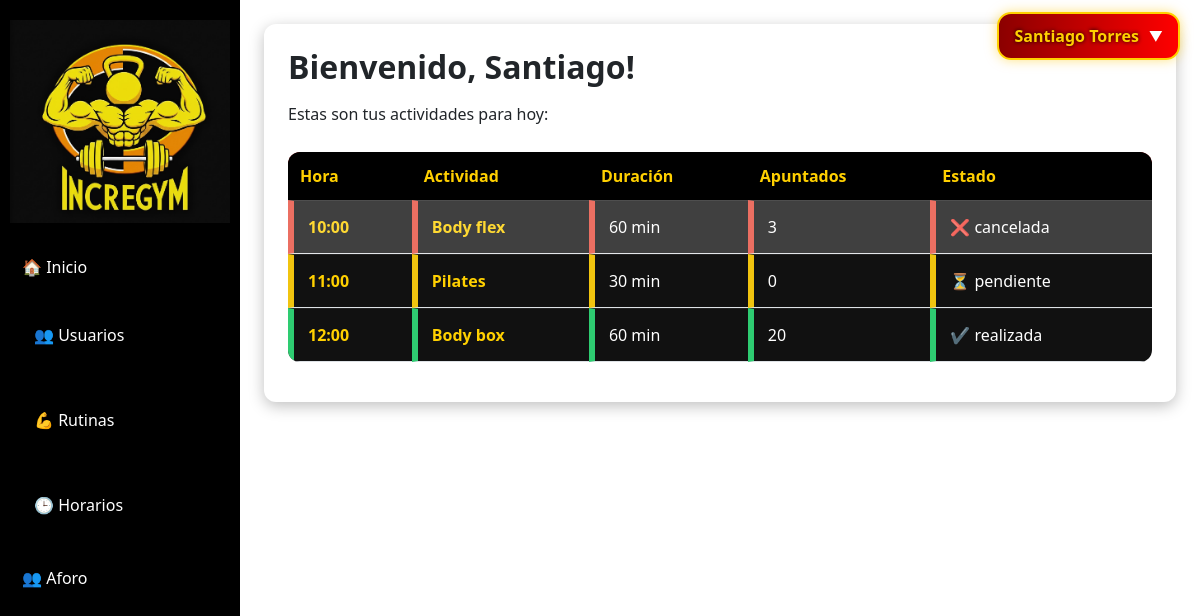
The page /index.php (signed in) on the database its author committed.
### tables this page shows
CREATE TABLE `horarios` (
  `id` int(11) NOT NULL,
  `dia_semana` enum('lunes','martes','miercoles','jueves','viernes','sabado') NOT NULL,
  `hora` time NOT NULL,
  `empleado_id` int(11) NOT NULL,
  `actividad_id` int(11) NOT NULL,
  `apuntados` int(11) DEFAULT 0,
  `estado` enum('pendiente','realizada','cancelada') DEFAULT 'pendiente'
);

CREATE TABLE `actividades` (
  `id` int(11) NOT NULL,
  `nombre` varchar(100) NOT NULL,
  `duracion_min` int(11) NOT NULL,
  `color` varchar(20) DEFAULT NULL,
  `aforo_max` int(11) DEFAULT NULL
);

### controllers/HomeController.php (called while the page is built, shortened)
<?php
class HomeController {
public function index()
{
    $pdo = Database::connect();
    $empleadoId = $_SESSION['empleado']['id'];
    $mapDias = [
        1 => 'lunes', 2 => 'martes', 3 => 'miercoles',
        4 => 'jueves', 5 => 'viernes', 6 => 'sabado', 7 => 'domingo'
    ];
    $diaSemana = $mapDias[(int)date('N')] ?? 'lunes';
    $clasesHoy = Horario::porEmpleadoYDia($pdo, $empleadoId, $diaSemana);
    include __DIR__ . '/../views/layout.php';
}
}
?>

### config/paths.php (called while the page is built)
<?php
function base_path(): string
{
    $scriptName = $_SERVER['SCRIPT_NAME'] ?? '';
    $dir = str_replace('\\', '/', dirname($scriptName));
    if ($dir === '/' || $dir === '\\' || $dir === '.' || $dir === '') {
        return '';
    }
    return rtrim($dir, '/');
}

### models/Horario.php (called while the page is built, shortened)
<?php
class Horario
{
    public static function porEmpleadoYDia(PDO $pdo, int $empleadoId, string $diaSemana): array
    {
        $sql = "SELECT h.*, a.nombre AS actividad, a.duracion_min
                FROM horarios h
                JOIN actividades a ON a.id = h.actividad_id
                WHERE h.empleado_id = ? AND h.dia_semana = ?
                ORDER BY h.hora";
        $stmt = $pdo->prepare($sql);
        $stmt->execute([$empleadoId, $diaSemana]);
        return $stmt->fetchAll(PDO::FETCH_ASSOC);
    }
}

### views/home.php (the view)
<div class="card p-4">
    <h2 class="fw-bold mb-3">Bienvenido, <?= htmlspecialchars($_SESSION['empleado']['nombre']) ?>!</h2>
    <p>Estas son tus actividades para hoy:</p>
    <?php if (empty($clasesHoy)): ?>
    <p class="text-muted">Hoy no tienes clases programadas.</p>
    <?php else: ?>
    <table class="table tabla-home">
        <thead>
            <tr>
                <th>Hora</th>
                <th>Actividad</th>
                <th>Duración</th>
                <th>Apuntados</th>
                <th>Estado</th>
            </tr>
        </thead>
        <tbody>
            <?php foreach ($clasesHoy as $c): ?>
            <?php
            $estadoClass = match ($c['estado']) {
                'realizada' => 'fila-realizada',
                'cancelada' => 'fila-cancelada',
                default     => 'fila-pendiente',
            };
            $icono = match ($c['estado']) {
                'realizada' => '✔️',
                'cancelada' => '❌',
                default     => '⏳'
            };
        ?>
            <tr class="<?= $estadoClass ?>">
                <td class="col-hora"><?= substr($c['hora'], 0, 5) ?></td>
                <td class="col-actividad"><?= htmlspecialchars($c['actividad']) ?></td>
                <td><?= $c['duracion_min'] ?> min</td>
                <td><?= $c['apuntados'] ?></td>
                <td class="col-estado"><?= $icono . " " . $c['estado'] ?></td>
            </tr>
            <?php endforeach; ?>
        </tbody>
    </table>
    <?php endif; ?>
</div>

### index.php (shortened to what this page needs)
<?php
require_once 'controllers/HomeController.php';
$url = $_GET['url'] ?? 'home/index';
$parts = explode('/', $url);
$controllerName = $parts[0] ?? 'home';
$action = $parts[1] ?? 'index';
switch ($controllerName) {
    default:
        $controller = new HomeController();
        break;
}
if (method_exists($controller, $action)) {
    $controller->$action();
} else {
    echo "<h3>Error: la acción <strong>$action</strong> no existe en el controlador <strong>$controllerName</strong></h3>";
}

### views/layout.php (shortened to what this page needs)
<?php
require_once __DIR__ . '/../config/paths.php';
$base = base_path();
?>
<!DOCTYPE html>
<html lang="es">
<head>
    <link rel="stylesheet" href="https://cdn.jsdelivr.net/npm/bootstrap@5.3.2/dist/css/bootstrap.min.css">
    <link rel="stylesheet" href="<?= $base ?>/assets/css/style.css">
</head>
<body>
    <?php if (isset($_SESSION['empleado'])): ?>
    <div class="usuario-top" onclick="toggleMenuUsuario()">
        <span class="usuario-nombre">
            <?= $_SESSION['empleado']['nombre'] . " " . $_SESSION['empleado']['apellido'] ?>
        </span>
        <span class="flecha">▼</span>
    </div>
    <?php endif; ?>
    <div class="d-flex">
        <div class="sidebar">
            <a href="<?= $base ?>/index.php?url=home/index">
                <img src="<?= $base ?>/assets/img/logo.png" class="logo-sidebar" />
            </a>
            <a href="<?= $base ?>/index.php?url=home/index" class="item inicio">🏠 Inicio</a>
            <div class="item group">
                <button class="group-btn">👥 Usuarios</button>
            </div>
            <div class="item group">
                <button class="group-btn">💪 Rutinas</button>
            </div>
            <div class="item group">
                <button class="group-btn">🕒 Horarios</button>
            </div>
            <a class="item" href="<?= $base ?>/index.php?url=aforo">👥 Aforo</a>
        </div>
        <main class=" flex-fill p-4">
            <?php include $view; ?>
        </main>
    </div>
</body>
</html>

### assets/css/style.css (style rules this page uses)
:root { --rojo: #A01616; --rojo-oscuro: #700b0b; --amarillo: #FFD000; --amarillo-oscuro: #d4ad00; --naranja: #F5A300; --negro: #000000; --gris-claro: #f4f4f4; --gris-medio: #e9e9e9; --sombra: rgba(0, 0, 0, 0.25); }
.sidebar { width: 240px; min-height: 100vh; background: var(--negro); padding: 20px 10px; }
.logo-sidebar { width: 100%; margin-bottom: 20px; }
.sidebar .item { display: block; color: white; padding: 12px; margin-bottom: 8px; border-radius: 6px; text-decoration: none; font-size: 16px; font-weight: 500; transition: 0.2s; }
.group-btn { width: 100%; text-align: left; background: transparent; color: white; border: none; padding: 12px; margin-bottom: 5px; font-size: 16px; border-radius: 6px; cursor: pointer; transition: 0.2s; }
.card { border-radius: 12px; border: none !important; box-shadow: 0 4px 15px var(--sombra); transition: transform 0.2s ease, box-shadow 0.2s ease; }
table { border-radius: 12px; overflow: hidden; }
thead { background: var(--rojo); color: white; }
tbody tr:nth-child(even) { background: var(--gris-claro); }
.usuario-top { position: fixed; top: 12px; right: 20px; background: linear-gradient(90deg, #8b0000, #ff0000); border: 2px solid #FFD000; padding: 10px 15px; border-radius: 14px; cursor: pointer; display: flex; align-items: center; gap: 10px; z-index: 9999; box-shadow: 0 0 12px rgba(255, 200, 0, 0.5); user-select: none; animation: heroFadeIn 0.6s ease-out; }
.usuario-nombre { font-weight: bold; color: #FFD000; text-shadow: 0 0 4px black; }
.flecha { font-size: 14px; color: white; }
.tabla-home { border-collapse: separate; border-spacing: 0; width: 100%; margin-top: 10px; border-radius: 12px; overflow: hidden; }
.tabla-home thead th { background: #000 !important; color: #FFD000 !important; padding: 12px; font-weight: bold; border: none; }
.tabla-home tbody tr td { background: #111 !important; color: white; padding: 14px; border-top: 1px solid #222; }
.fila-realizada td { border-left: 6px solid #2ecc71 !important; }
.fila-pendiente td { border-left: 6px solid #f1c40f !important; }
.fila-cancelada td { border-left: 6px solid #e74c3c !important; opacity: 0.8; }
.tabla-home .col-hora, .tabla-home .col-actividad { color: #FFD000 !important; font-weight: bold; }

### rows shown on the page
horarios: hora "10:00", actividad.nombre "Body flex", actividad.duracion_min "60", apuntados "3", estado "❌", estado "cancelada"
horarios: hora "11:00", actividad.nombre "Pilates", actividad.duracion_min "30", apuntados "0", estado "⏳", estado "pendiente"
horarios: hora "12:00", actividad.nombre "Body box", actividad.duracion_min "60", apuntados "20", estado "✔️", estado "realizada"

### other values the page prints
$_SESSION['empleado']['nombre'] "Santiago"
$_SESSION['empleado']['apellido'] "Torres"
